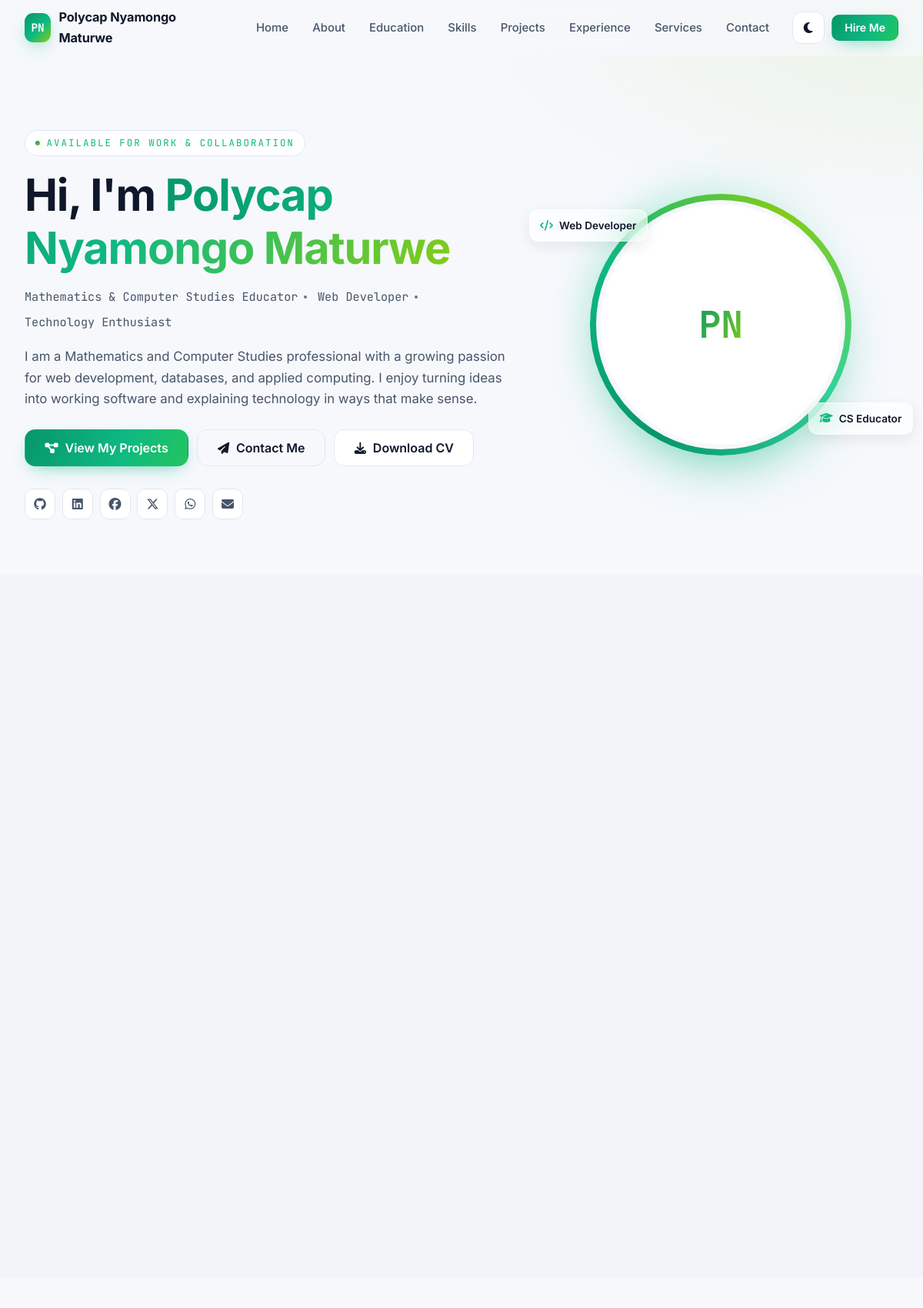
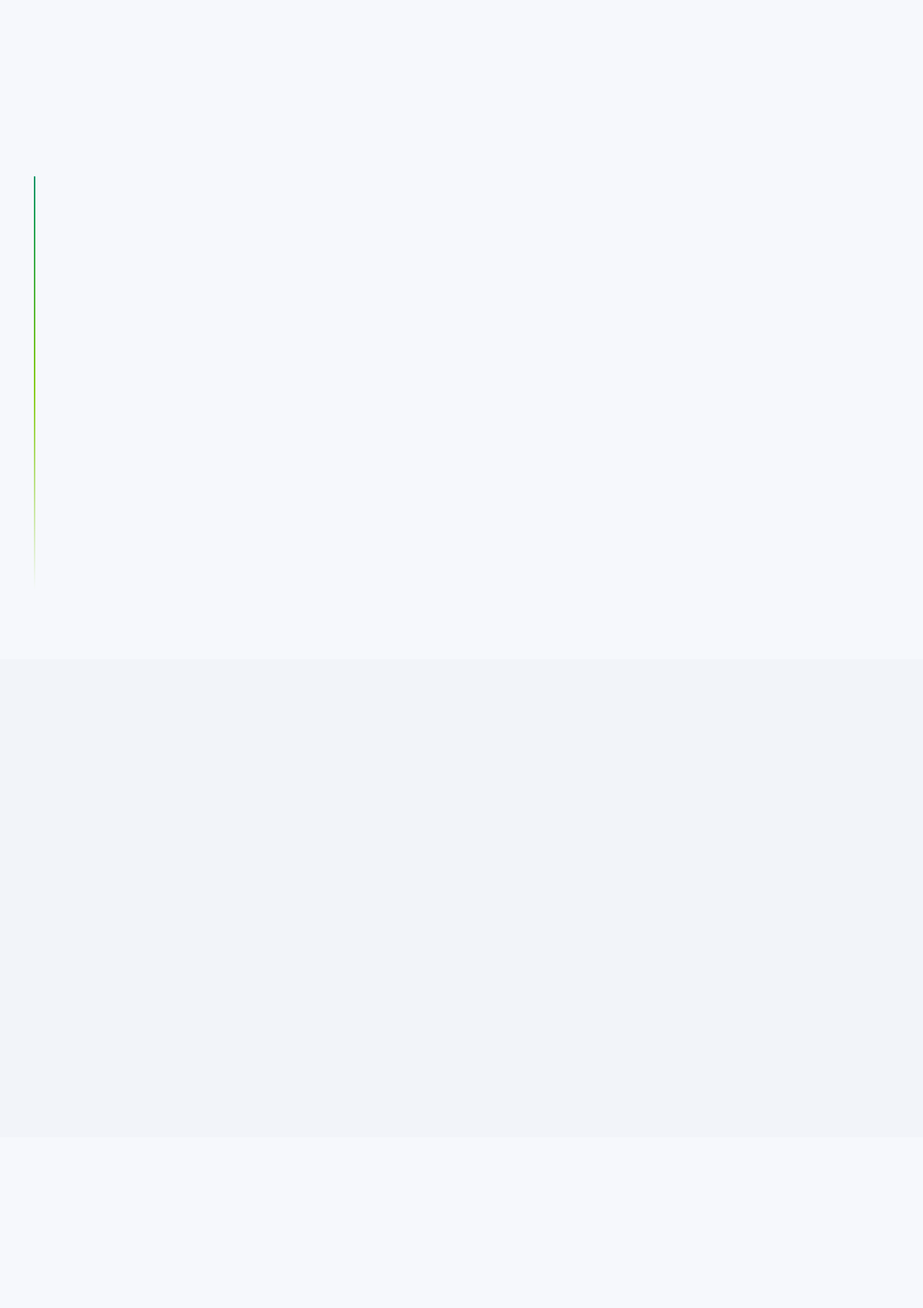
The page / (upper part) on the database its author committed (2 pictures, top to bottom).
### tables this page shows
CREATE TABLE `profile` (
  `id`                 INT UNSIGNED NOT NULL AUTO_INCREMENT,
  `full_name`          VARCHAR(120) NOT NULL,
  `professional_title` VARCHAR(200) DEFAULT NULL,
  `tagline`            VARCHAR(255) DEFAULT NULL,
  `short_intro`        TEXT         DEFAULT NULL,
  `bio`                TEXT         DEFAULT NULL,
  `location`           VARCHAR(120) DEFAULT NULL,
  `nationality`        VARCHAR(80)  DEFAULT NULL,
  `languages`          VARCHAR(200) DEFAULT NULL,
  `profession`         VARCHAR(120) DEFAULT NULL,
  `career_interests`   TEXT         DEFAULT NULL,
  `goals`              TEXT         DEFAULT NULL,
  `hobbies`            TEXT         DEFAULT NULL,
  `profile_image`      VARCHAR(255) DEFAULT NULL,
  `cv_file`            VARCHAR(255) DEFAULT NULL,
  `email`              VARCHAR(120) DEFAULT NULL,
  `phone`              VARCHAR(30)  DEFAULT NULL,
  `whatsapp`           VARCHAR(30)  DEFAULT NULL,
  `created_at`         TIMESTAMP    NOT NULL DEFAULT CURRENT_TIMESTAMP,
  `updated_at`         TIMESTAMP    NOT NULL DEFAULT CURRENT_TIMESTAMP ON UPDATE CURRENT_TIMESTAMP,
  PRIMARY KEY (`id`)
);

CREATE TABLE `social_links` (
  `id`            INT UNSIGNED NOT NULL AUTO_INCREMENT,
  `platform`      VARCHAR(50)  NOT NULL,
  `url`           VARCHAR(255) NOT NULL,
  `icon_class`    VARCHAR(80)  DEFAULT NULL,
  `display_order` INT          NOT NULL DEFAULT 0,
  `is_active`     TINYINT(1)   NOT NULL DEFAULT 1,
  `created_at`    TIMESTAMP    NOT NULL DEFAULT CURRENT_TIMESTAMP,
  `updated_at`    TIMESTAMP    NOT NULL DEFAULT CURRENT_TIMESTAMP ON UPDATE CURRENT_TIMESTAMP,
  PRIMARY KEY (`id`),
  KEY `idx_social_platform` (`platform`)
);

### includes/functions.php (called while the page is built, shortened)
<?php
function e($value): string
{
    return htmlspecialchars((string)($value ?? ''), ENT_QUOTES | ENT_SUBSTITUTE, 'UTF-8');
}
function url(string $path = '/'): string
{
    $base = rtrim(APP_URL, '/');
    return $base . '/' . ltrim($path, '/');
}
function currentPath(): string
{
    $uri  = $_SERVER['REQUEST_URI'] ?? '/';
    $path = parse_url($uri, PHP_URL_PATH) ?: '/';
    $base = rtrim(APP_URL, '/');
    return '/' . ltrim($path, '/');
}
function getProfile(): array
{
    try {
        $pdo  = getDB();
        $row  = $pdo->query('SELECT * FROM profile WHERE id = 1 LIMIT 1')->fetch();
        return $row ?: [];
    } catch (Throwable $e) {
        return [];
    }
}
function getSocialLinks(): array
{
    try {
        $pdo = getDB();
        return $pdo->query(
            'SELECT * FROM social_links WHERE is_active = 1 ORDER BY display_order, id'
        )->fetchAll();
    } catch (Throwable $e) {
        return [];
    }
}

### index.php (the view, shortened to what this page needs)
<?php
require_once __DIR__ . '/includes/functions.php';
$pdo = getDB();
$socials   = getSocialLinks();
$education = $pdo->query('SELECT * FROM education ORDER BY display_order, start_year DESC')->fetchAll();
$skills    = $pdo->query('SELECT * FROM skills ORDER BY category, display_order, id')->fetchAll();
$skillGroups = [];
foreach ($skills as $s) {
    $skillGroups[$s['category']][] = $s;
}
$skillCategories = array_keys($skillGroups);
require_once __DIR__ . '/includes/header.php';
require_once __DIR__ . '/includes/navbar.php';
?>
<main id="home">
<section class="hero" id="hero">
  <div class="container hero__grid">
    <div class="hero__content">
      <span class="eyebrow" data-reveal>Available for work &amp; collaboration</span>
      <h1 class="hero__title" data-reveal data-reveal-delay="1">
        Hi, I'm <span class="gradient-text"><?= e($profile['full_name'] ?? APP_NAME) ?></span>
      </h1>
      <div class="hero__roles" data-reveal data-reveal-delay="2">
        <?php foreach (array_filter(array_map('trim', explode('|', $profile['professional_title'] ?? ''))) as $role): ?>
          <span><?= e($role) ?></span>
        <?php endforeach; ?>
      </div>
      <p class="hero__lead lead" data-reveal data-reveal-delay="2">
        <?= e($profile['short_intro'] ?? 'Welcome to my portfolio.') ?>
      </p>
      <div class="hero__ctas" data-reveal data-reveal-delay="3">
        <a href="<?= url('/#projects') ?>" class="btn btn--primary btn--lg">
          <i class="fas fa-diagram-project"></i> View My Projects
        </a>
        <a href="<?= url('/#contact') ?>" class="btn btn--outline btn--lg">
          <i class="fas fa-paper-plane"></i> Contact Me
        </a>
        <?php if (!empty($profile['cv_file'])): ?>
          <a href="<?= url($profile['cv_file']) ?>" class="btn btn--ghost btn--lg" download>
            <i class="fas fa-download"></i> Download CV
          </a>
        <?php else: ?>
          <a href="#" class="btn btn--ghost btn--lg" onclick="event.preventDefault();window.toast.show('info','CV coming soon — please contact me directly for now.')">
            <i class="fas fa-download"></i> Download CV
          </a>
        <?php endif; ?>
      </div>
      <?php if ($socials): ?>
      <ul class="hero__socials" data-reveal data-reveal-delay="4">
        <?php foreach ($socials as $s): ?>
          <li>
            <a href="<?= e($s['url']) ?>"
               target="_blank" rel="noopener noreferrer"
               aria-label="<?= e(ucfirst($s['platform'])) ?>"
               title="<?= e(ucfirst($s['platform'])) ?>">
              <i class="<?= e($s['icon_class'] ?: 'fas fa-link') ?>"></i>
            </a>
          </li>
        <?php endforeach; ?>
      </ul>
      <?php endif; ?>
    </div>
    <div class="hero__visual" data-reveal data-reveal-delay="2">
      <div class="profile-ring">
        <div class="profile-ring__inner">
          <?php
            $imgPath = !empty($profile['profile_image']) ? $profile['profile_image'] : null;
            $absImg  = $imgPath ? __DIR__ . '/' . $imgPath : null;
            $hasImg  = $imgPath && file_exists($absImg);
            $initials = '';
            foreach (preg_split('/\s+/', trim($profile['full_name'] ?? 'PN')) as $w) {
                if ($w !== '') $initials .= mb_strtoupper(mb_substr($w, 0, 1));
                if (mb_strlen($initials) >= 2) break;
            }
          ?>
          <?php if ($hasImg): ?>
            <img src="<?= url($imgPath) ?>" alt="<?= e($profile['full_name'] ?? 'Profile') ?>" loading="eager">
          <?php else: ?>
            <div class="profile-ring__placeholder"><?= e($initials ?: 'PN') ?></div>
          <?php endif; ?>
        </div>
      </div>
      <div class="hero__badge hero__badge--tl">
        <i class="fas fa-code"></i> Web Developer
      </div>
      <div class="hero__badge hero__badge--br">
        <i class="fas fa-graduation-cap"></i> CS Educator
      </div>
    </div>
  </div>
</section>
<section class="section section--alt" id="about">
  <div class="container">
    <div class="about__grid">
    </div>
  </div>
</section>
<section class="section" id="education">
  <div class="container">
    <?php if ($education): ?>
      <div class="timeline">
      </div>
    <?php else: ?>
      <div class="empty-state"><i class="fas fa-graduation-cap"></i>No education entries yet.</div>
    <?php endif; ?>
  </div>
</section>
<section class="section section--alt" id="skills">
  <div class="container">
    <?php if ($skillCategories): ?>
      <div class="skills__grid" id="skillsGrid">
      </div>
    <?php else: ?>
      <div class="empty-state"><i class="fas fa-code"></i>No skills added yet.</div>
    <?php endif; ?>
  </div>
</section>
<section class="section" id="projects">
  <div class="container">
  </div>
</section>
</main>
<?php require_once __DIR__ . '/includes/footer.php'; ?>

### includes/navbar.php (shortened to what this page needs)
<?php
$current = currentPath();
$navItems = [
    ['label' => 'Home',       'href' => '/'],
    ['label' => 'About',      'href' => '/#about'],
    ['label' => 'Education',  'href' => '/#education'],
    ['label' => 'Skills',     'href' => '/#skills'],
    ['label' => 'Projects',   'href' => '/#projects'],
    ['label' => 'Experience', 'href' => '/#experience'],
    ['label' => 'Services',   'href' => '/#services'],
    ['label' => 'Contact',    'href' => '/#contact'],
];
$logoName = $profile['full_name'] ?? APP_NAME;
$initials = '';
foreach (preg_split('/\s+/', trim($logoName)) as $w) {
    if ($w !== '') $initials .= mb_strtoupper(mb_substr($w, 0, 1));
    if (mb_strlen($initials) >= 2) break;
}
?>
<header class="site-header" id="siteHeader">
    <nav class="navbar container" aria-label="Primary">
        <a class="navbar__brand" href="<?= url('/') ?>#home" aria-label="Home">
            <span class="navbar__brand-mark" aria-hidden="true"><?= e($initials ?: 'P') ?></span>
            <span class="navbar__brand-text"><?= e($logoName) ?></span>
        </a>
        <ul class="navbar__links" id="primaryNav">
            <?php foreach ($navItems as $item):
                $itemPath = parse_url($item['href'], PHP_URL_PATH) ?: '/';
                $isActive = ($itemPath === $current)
                         || ($itemPath === '/' && $current === '/');
            ?>
                <li>
                    <a href="<?= url($item['href']) ?>"
                       class="navbar__link<?= $isActive ? ' is-active' : '' ?>"
                       data-nav-link><?= e($item['label']) ?></a>
                </li>
            <?php endforeach; ?>
        </ul>
        <div class="navbar__actions">
            <button type="button"
                    class="icon-btn theme-toggle"
                    id="themeToggle"
                    aria-label="Toggle dark mode"
                    title="Toggle dark mode">
                <i class="fas fa-moon" data-theme-icon></i>
            </button>
            <a href="<?= url('/#contact') ?>" class="btn btn--primary btn--sm navbar__cta">
                Hire Me
            </a>
        </div>
    </nav>
</header>

### rows shown on the page
profile: full_name "Polycap Nyamongo Maturwe", professional_title "Mathematics & Computer Studies Educator", professional_title "Web Developer", professional_title "Technology Enthusiast", short_intro "I am a Mathematics and Computer Studies professional with a growing passion for web development, databases, and applied computing. I enjoy turning ideas into working software and explaining technology in ways that make sense."

### other values the page prints
$initials ?: 'P' "PN"
$item['label'] "Home"
$item['label'] "About"
$item['label'] "Education"
$item['label'] "Skills"
$item['label'] "Projects"
$item['label'] "Experience"
$item['label'] "Services"
$item['label'] "Contact"
